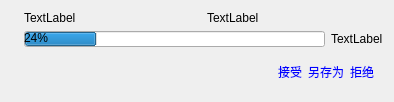
<?xml version="1.0" encoding="UTF-8"?>
<ui version="4.0">
 <class>fileTransItem</class>
 <widget class="QWidget" name="fileTransItem">
  <property name="geometry">
   <rect>
    <x>0</x>
    <y>0</y>
    <width>394</width>
    <height>86</height>
   </rect>
  </property>
  <property name="maximumSize">
   <size>
    <width>16777215</width>
    <height>90</height>
   </size>
  </property>
  <property name="windowTitle">
   <string>Form</string>
  </property>
  <property name="styleSheet">
   <string notr="true">#fileTransItem { background: none }
</string>
  </property>
  <layout class="QVBoxLayout" name="verticalLayout_2">
   <item>
    <layout class="QHBoxLayout" name="horizontalLayout_4">
     <item>
      <widget class="PictureLabel" name="imageLabel">
       <property name="text">
        <string/>
       </property>
      </widget>
     </item>
     <item>
      <layout class="QVBoxLayout" name="verticalLayout">
       <item>
        <layout class="QHBoxLayout" name="horizontalLayout">
         <item>
          <widget class="QLabel" name="nameLabel">
           <property name="text">
            <string>TextLabel</string>
           </property>
          </widget>
         </item>
         <item>
          <widget class="QLabel" name="sizeLabel">
           <property name="text">
            <string>TextLabel</string>
           </property>
          </widget>
         </item>
        </layout>
       </item>
       <item>
        <layout class="QHBoxLayout" name="horizontalLayout_2">
         <item>
          <widget class="QProgressBar" name="progressBar">
           <property name="styleSheet">
            <string notr="true">QProgressBar {
padding: 1px;
background: QLinearGradient( x1: 0, y1: 0, x2: 1, y2: 0,
					stop: 0 #fff,
					stop: 0.4999 #eee,
					stop: 0.5 #ddd,
					stop: 1 #eee );
height: 6px;
}
</string>
           </property>
           <property name="value">
            <number>24</number>
           </property>
          </widget>
         </item>
         <item>
          <widget class="QLabel" name="progressLabel">
           <property name="text">
            <string>TextLabel</string>
           </property>
          </widget>
         </item>
        </layout>
       </item>
      </layout>
     </item>
    </layout>
   </item>
   <item>
    <widget class="QWidget" name="lowPanel" native="true">
     <property name="styleSheet">
      <string notr="true">QPushButton { color:blue;background:none;border:none;cusor:hand;           }</string>
     </property>
     <layout class="QHBoxLayout" name="horizontalLayout_3">
      <property name="spacing">
       <number>6</number>
      </property>
      <item>
       <spacer name="horizontalSpacer">
        <property name="orientation">
         <enum>Qt::Horizontal</enum>
        </property>
        <property name="sizeHint" stdset="0">
         <size>
          <width>40</width>
          <height>20</height>
         </size>
        </property>
       </spacer>
      </item>
      <item>
       <widget class="QPushButton" name="button1">
        <property name="styleSheet">
         <string notr="true"/>
        </property>
        <property name="text">
         <string>接受</string>
        </property>
       </widget>
      </item>
      <item>
       <widget class="QPushButton" name="button2">
        <property name="text">
         <string>另存为</string>
        </property>
       </widget>
      </item>
      <item>
       <widget class="QPushButton" name="button3">
        <property name="text">
         <string>拒绝</string>
        </property>
       </widget>
      </item>
     </layout>
    </widget>
   </item>
  </layout>
  <zorder>imageLabel</zorder>
  <zorder>nameLabel</zorder>
  <zorder>sizeLabel</zorder>
  <zorder>button2</zorder>
  <zorder>button3</zorder>
  <zorder>progressBar</zorder>
  <zorder>button1</zorder>
  <zorder>nameLabel</zorder>
 </widget>
 <customwidgets>
  <customwidget>
   <class>PictureLabel</class>
   <extends>QLabel</extends>
   <header>picturelabel.h</header>
  </customwidget>
 </customwidgets>
 <resources/>
 <connections/>
</ui>
